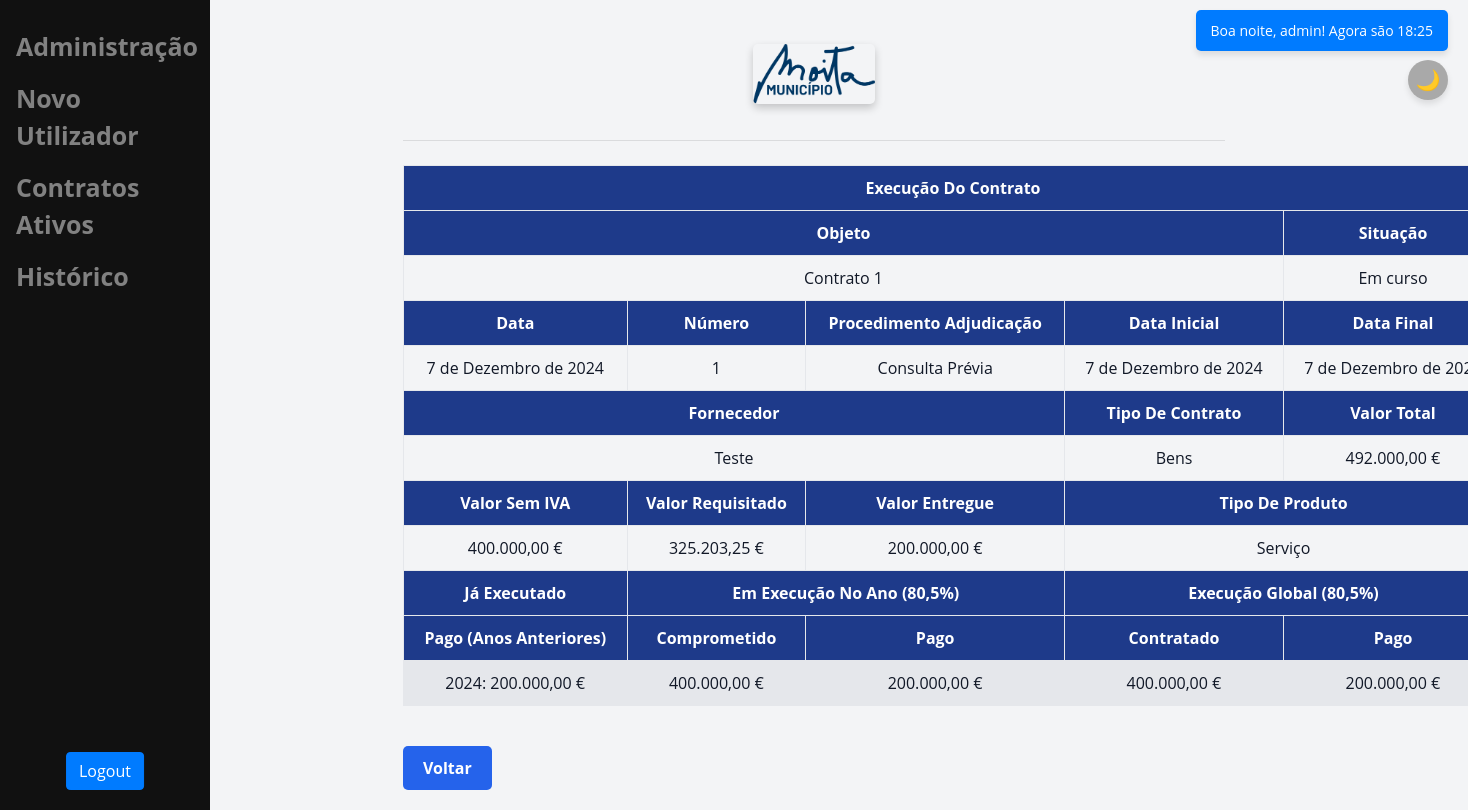
Page /execucao_contrato/27/ (signed in) on the committed database.
### main/models.py (models this page shows, shortened)
class Contract(models.Model):
    user = models.ForeignKey(User, on_delete=models.CASCADE)
    objeto = models.CharField(max_length=255)
    procedimento = models.CharField(max_length=255)
    tipo_produto = models.CharField(max_length=255)
    numero = models.CharField(max_length=100)
    tipo_contrato = models.CharField(max_length=100)
    fornecedor = models.CharField(max_length=255)
    nif = models.CharField(max_length=100)
    data_inicial = models.DateField()
    data_final = models.DateField()
    prazo = models.CharField(max_length=255)
    preco_contratual = models.DecimalField(max_digits=10, decimal_places=2)
    iva = models.CharField(max_length=100)
    valor_total = models.DecimalField(max_digits=10, decimal_places=2)
    observacao = models.TextField(blank=True, null=True)
    valor_entregue = models.DecimalField(max_digits=10, decimal_places=2)
    recorrente = models.BooleanField(default=False)
    compromisso = models.BooleanField(default=False)
    uploaded_file = models.ForeignKey(UploadedFile, on_delete=models.CASCADE)
    plurianual = models.TextField(blank=True, null=True)
    estado = models.BooleanField(default=True)
    alerta_prazo = models.CharField(max_length=100)
    anos_plurianual = JSONField(blank=True, null=True)

### main/views.py (the view)
# urls.py: path('execucao_contrato/<int:contract_id>/', views.execucao_contrato, name='execucao_contrato'),
def execucao_contrato(request, contract_id):
    contrato = get_object_or_404(Contract, id=contract_id, user=request.user)
    data_atual = timezone.now().date()
    valor_total = contrato.preco_contratual
    valor_sem_iva = valor_total / Decimal('1.23') if valor_total else Decimal('0.00')
    valor_requisitado = valor_sem_iva
    context = {
        'contrato': contrato,
        'data_atual': data_atual,
        'valor_sem_iva': valor_sem_iva,
        'valor_requisitado': valor_requisitado,
    }
    return render(request, 'main/execucao_contrato.html', context)

### main/templatetags/custom_filters.py (called while the page is built)
@register.filter
def format_currency(value):
    if value is None or value == "":
        return "Valor não disponível"
    try:
        float_value = float(value)
        formatted_value = f"{float_value:,.2f}".replace(",", "X").replace(".", ",").replace("X", ".")
        return f"{formatted_value} €"
    except (ValueError, TypeError):
        return f"Erro ao formatar: {value}"

@register.filter
def remover(value):
    if isinstance(value, str):
        return value.replace('{', '').replace('}', '').replace('"', '')
    return value

@register.filter
def formatar_valores(dados):
    if isinstance(dados, str):
        try:
            pares = dados.split(",")
            resultados = []
            for par in pares:
                ano, valor = par.split(":")
                valor_float = float(valor.strip())
                if valor_float > 0:
                    valor_formatado = f"{valor_float:,.2f}".replace(",", "X").replace(".", ",").replace("X", ".")
                    resultados.append(f"{ano.strip()}: {valor_formatado} €")
            return ", ".join(resultados) if resultados else "Nenhum valor disponível"
        except (ValueError, IndexError):
            return dados
    return dados

### main/templatetags/custom_tags.py (called while the page is built)
@register.simple_tag
def saudacao_e_hora(user):
    current_time = now()
    hour = current_time.hour
    if 5 <= hour < 12:
        greeting = "Bom dia"
    elif 12 <= hour < 18:
        greeting = "Boa tarde"
    else:
        greeting = "Boa noite"
    nome = user.username
    return f"{greeting}, {nome}! Agora são {current_time.strftime('%H:%M')}"

### main/templates/main/execucao_contrato.html (shortened to what this page needs)
{% extends 'main/base.html' %}
{% load custom_filters %}
{% load humanize %}
{% block content %}
<!DOCTYPE html>
<html lang="pt-PT">
<head>
<table class="tabela">
    <thead>
        <tr>
            <th colspan="5">Execução do Contrato</th>
        </tr>
        <tr>
            <th colspan="4">Objeto</th>
            <th>Situação</th>
        </tr>
        <tr>
            <td colspan="4">{{ contrato.objeto }}</td>
            <td>Em curso</td>
        </tr>
        <tr>
            <th>Data</th>
            <th>Número</th>
            <th>Procedimento Adjudicação</th>
            <th>Data Inicial</th>
            <th>Data Final</th>
        </tr>
    </thead>
    <tbody>
        <tr>
            <td>{{ data_atual }}</td>
            <td>{{ contrato.numero }}</td>
            <td>{{ contrato.procedimento }}</td>
            <td>{{ contrato.data_inicial }}</td>
            <td>{{ contrato.data_final }}</td>
        </tr>
        <tr>
            <th colspan="3">Fornecedor</th>
            <th>Tipo de Contrato</th>
            <th>Valor Total</th>
        </tr>
        <tr>
            <td colspan="3">{{ contrato.fornecedor }}</td>
            <td>{{ contrato.tipo_contrato }}</td>
            <td>{{ contrato.valor_total|format_currency }}</td>
        </tr>
        <tr>
            <th>Valor sem IVA</th>
            <th>Valor Requisitado</th>
            <th>Valor Entregue</th>
            <th colspan="4">Tipo de Produto</th>
        </tr>
        <tr>
            <td>{{ contrato.preco_contratual|format_currency }}</td>
            <td>{{ valor_requisitado|format_currency }}</td>
            <td>{{ contrato.valor_entregue|format_currency }}</td>
            <td colspan="4">{{ contrato.tipo_produto }}</td>
        </tr>
        <tr>
            <th>Já Executado</th>
            <th colspan="2">Em execução no ano (80,5%)</th>
            <th colspan="2">Execução Global (80,5%)</th>
        </tr>
        <tr>
            <th>Pago (anos anteriores)</th>
            <th>Comprometido</th>
            <th>Pago</th>
            <th>Contratado</th>
            <th>Pago</th>
        </tr>
        <tr>
            <td>{{ contrato.plurianual|remover|formatar_valores }}</td>
            <td>{{ contrato.preco_contratual|format_currency }}</td>
            <td>{{ contrato.valor_entregue|format_currency }}</td>
            <td>{{ contrato.preco_contratual|format_currency }}</td>
            <td>{{ contrato.valor_entregue|format_currency }}</td>
        </tr>
    </tbody>
</table>
<a class="btn-vdetalhes" id="btn-vdetalhes" href="{% url 'contrato_detalhes' contrato.id %}">Voltar</a>
{% endblock %}

### main/templates/main/base.html (style rules this page uses)
:root { --primary-color: #1e3a8a; --secondary-color: #2563eb; --accent-color: #60a5fa; --background-color: #f3f4f6; --text-color: #111827; --light-gray: #e5e7eb; --white: #ffffff; }
body { font-family: 'Open Sans', sans-serif; background-color: var(--background-color); color: var(--text-color); margin: 0; padding: 20px; }
a { color: var(--primary-color); text-decoration: none; font-weight: bold; margin-top: 2px; display: block; text-align: left; }
:root { --primary-color: #1e3a8a; --secondary-color: #2563eb; --accent-color: #60a5fa; --background-color: #f3f4f6; --text-color: #111827; --light-gray: #e5e7eb; --white: #ffffff; --dark-background: #1a1a1a; --dark-text: #f3f4f6; }

### main/templates/main/execucao_contrato.html (style rules this page uses)
body { background-color: var(--background-color); color: var(--text-color); font-family: 'Open Sans', sans-serif; }
.tabela { width: 1100px; border-collapse: collapse; margin: 0 auto 20px; border: 1px solid var(--light-gray); }
th, td { padding: 10px; text-align: center; border: 1px solid var(--light-gray); }
th { background-color: var(--primary-color); color: var(--white); font-weight: bold; text-transform: capitalize; }
tr:nth-child(even) td { background-color: var(--light-gray); }
.btn-vdetalhes, .btn-guardar { display: inline-block; margin-top: 20px; padding: 10px 20px; background-color: var(--secondary-color); color: var(--white); text-decoration: none; border-radius: 5px; text-align: center; }

### rows in the picture
Contract: objeto "Contrato 1", numero "1", procedimento "Consulta Prévia", data_inicial "7 de Dezembro de 2024", data_final "7 de Dezembro de…", fornecedor "Teste", tipo_contrato "Bens", valor_total "492.000,00 €", preco_contratual "400.000,00 €", valor_entregue "200.000,00 €", tipo_produto "Serviço", plurianual|remover "2024: 200.000,00 €"

### other values in the picture
{{ valor_requisitado|format_currency }} "325.203,25 €"
